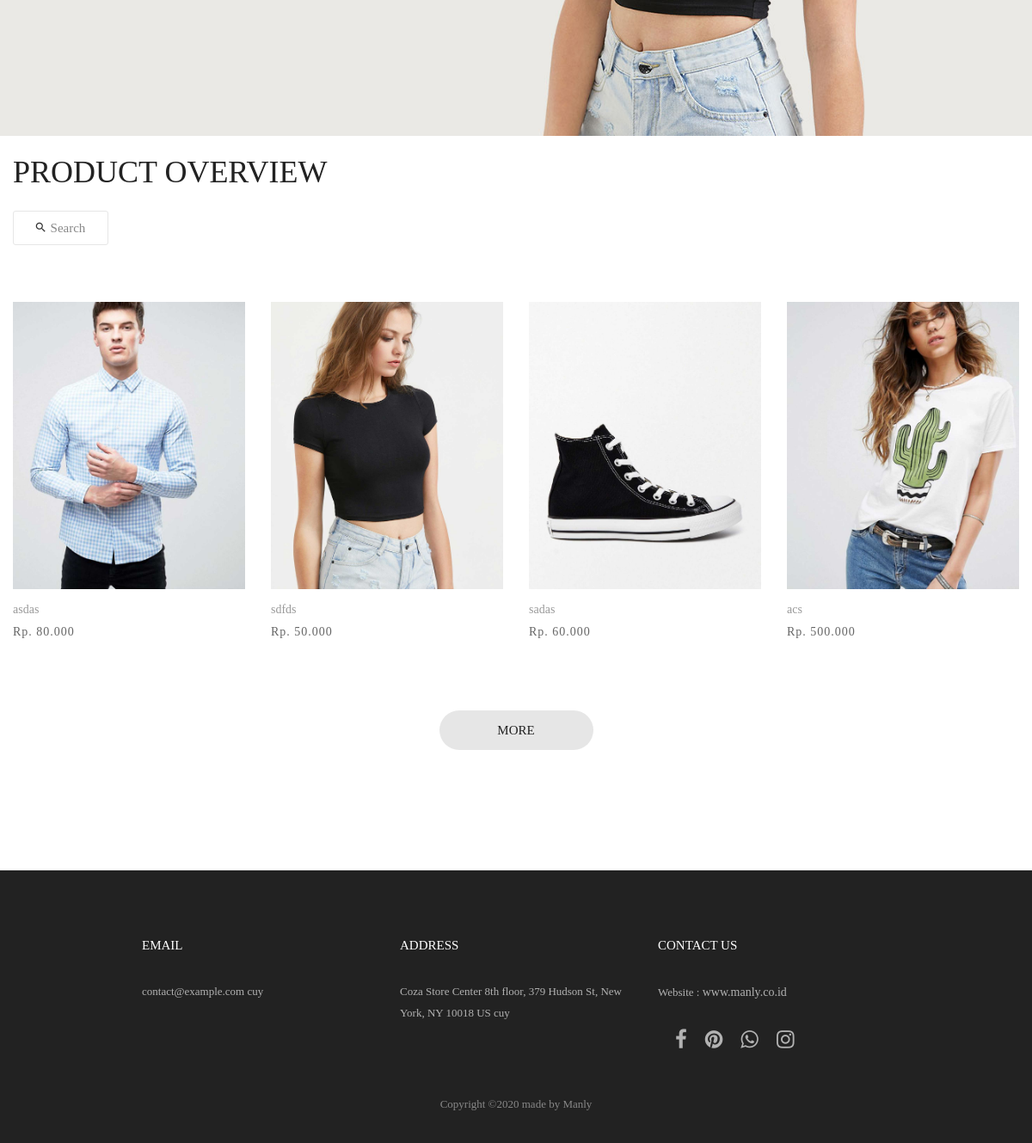
Before: / (lower part) with the older database file.
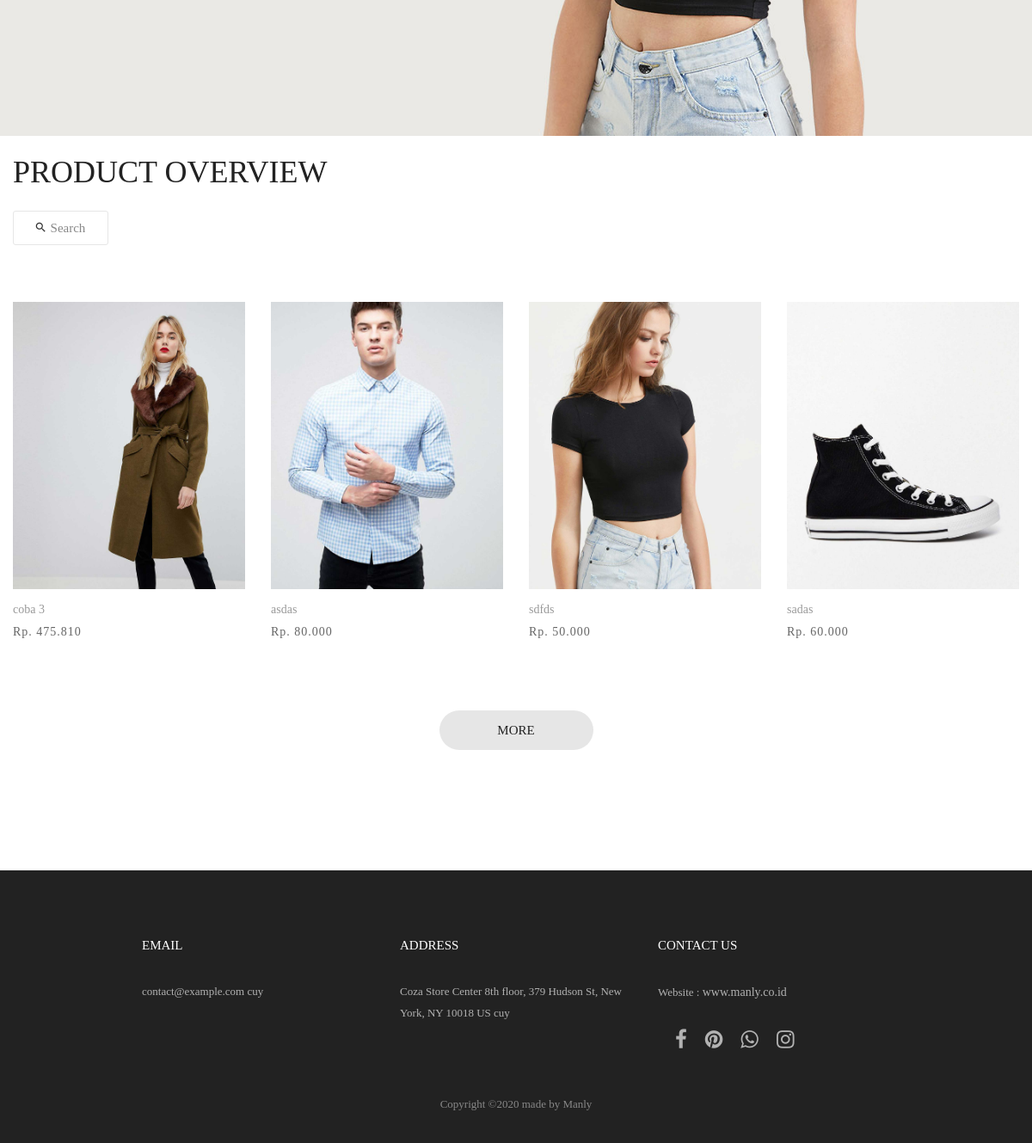
After: the same page with the newer database file.
### tables this page shows
CREATE TABLE `tb_produk` (
  `id_produk` int(11) NOT NULL,
  `tanggal_post` timestamp NOT NULL DEFAULT current_timestamp() ON UPDATE current_timestamp(),
  `nama_produk` varchar(100) NOT NULL,
  `harga_produk` int(11) NOT NULL,
  `deskripsi_produk` text NOT NULL,
  `stok_produk` int(11) NOT NULL,
  `foto_produk` varchar(40) NOT NULL
);

### application/controllers/Home.php (called while the page is built, shortened)
<?php
class Home extends CI_Controller {
	function __construct(){
    $this->load->model('Backend/M_produk');
    $this->load->model('Backend/M_kontak');
	}
	public function index()
	{
		$home = $this->db->get('tb_home',1)->row();
		$x['caption_1'] = $home->caption_1;
		$x['caption_2'] = $home->caption_2;
		$x['caption_3'] = $home->caption_3;
		$x['image_slider_1'] = $home->image_slider_1;
		$x['image_slider_2'] = $home->image_slider_2;
		$x['image_slider_3'] = $home->image_slider_3;
    $x['favicon'] = $home->favicon;
    $x['logo_header'] = $home->logo_header;
    $kontak = $this->db->get('tb_kontak',1)->row();
    $x['alamat'] = $kontak->alamat;
    $x['no_hp'] = $kontak->no_hp;
    $x['email'] = $kontak->email;
    $config['base_url'] = site_url('shop/index');
    $config['total_rows'] = $this->db->count_all('tb_produk');
    $config['per_page'] = 4;
    $config["uri_segment"] = 3;
    $choice = $config["total_rows"] / $config["per_page"];
    $config["num_links"] = floor($choice);
    $config['first_link']       = 'First';
    $config['last_link']        = 'Last';
    $config['next_link']        = 'Next';
    $config['prev_link']        = 'Prev';
    $config['full_tag_open']    = '<ul class="pagination justify-content-center">';
    $config['full_tag_close']   = '</ul>';
    $config['num_tag_open']     = '<li class="page-item"><span class="page-link">';
    $config['num_tag_close']    = '</span></li>';
    $config['cur_tag_open']     = '<li class="page-item active"><span class="page-link">';
    $config['cur_tag_close']    = '<span class="sr-only">(current)</span></span></li>';
    $config['next_tag_open']    = '<li class="page-item"><span class="page-link">';
    $config['next_tagl_close']  = '<span aria-hidden="true">&raquo;</span></span></li>';
    $config['prev_tag_open']    = '<li class="page-item"><span class="page-link">';
    $config['prev_tagl_close']  = '</span>Next</li>';
    $config['first_tag_open']   = '<li class="page-item"><span class="page-link">';
    $config['first_tagl_close'] = '</span></li>';
    $config['last_tag_open']    = '<li class="page-item"><span class="page-link">';
    $config['last_tagl_close']  = '</span></li>';
    $this->pagination->initialize($config);
    $x['page'] = ($this->uri->segment(3)) ? $this->uri->segment(3) : 0;
    $x['data'] = $this->M_produk->get_produk_list($config["per_page"], $x['page']);
    $x['pagination'] = $this->pagination->create_links();
		$this->load->view('Frontend/index.php',$x);
		$this->load->view('Frontend/templates/footer.php');
	}
}

### index.php (called while the page is built, shortened)
<?php
require_once BASEPATH.'core/CodeIgniter.php';

### application/models/Backend/M_produk.php (called while the page is built, shortened)
<?php
class M_produk extends CI_Model{
	function get_produk_list($limit, $start){
		$this->db->select ('*');
    $this->db->from ('tb_produk');
    $this->db->order_by('tanggal_post', 'DESC');
    $this->db->limit($limit, $start);
    $query = $this->db->get();
    return $query;
  }
}

### application/views/Frontend/index.php (the view, shortened to what the changed rows need)
<!DOCTYPE html>
<html lang="en">
<head>
  <link rel="stylesheet" type="text/css" href="<?php echo base_url('assets/front/vendor/bootstrap/css/bootstrap.min.css')?>">
  <link rel="stylesheet" type="text/css" href="<?php echo base_url('assets/front/fonts/font-awesome-4.7.0/css/font-awesome.min.css')?>">
  <link rel="stylesheet" type="text/css" href="<?php echo base_url('assets/front/fonts/iconic/css/material-design-iconic-font.min.css')?>">
  <link rel="stylesheet" type="text/css" href="<?php echo base_url('assets/front/fonts/linearicons-v1.0.0/icon-font.min.css')?>">
  <link rel="stylesheet" type="text/css" href="<?php echo base_url('assets/front/vendor/animate/animate.css')?>">
  <link rel="stylesheet" type="text/css" href="<?php echo base_url('assets/front/vendor/css-hamburgers/hamburgers.min.css')?>">
  <link rel="stylesheet" type="text/css" href="<?php echo base_url('assets/front/vendor/animsition/css/animsition.min.css')?>">
  <link rel="stylesheet" type="text/css" href="<?php echo base_url('assets/front/vendor/select2/select2.min.css')?>">
  <link rel="stylesheet" type="text/css" href="<?php echo base_url('assets/front/vendor/daterangepicker/daterangepicker.css')?>">
  <link rel="stylesheet" type="text/css" href="<?php echo base_url('assets/front/vendor/slick/slick.css')?>">
  <link rel="stylesheet" type="text/css" href="<?php echo base_url('assets/front/vendor/MagnificPopup/magnific-popup.css')?>">
  <link rel="stylesheet" type="text/css" href="<?php echo base_url('assets/front/vendor/perfect-scrollbar/perfect-scrollbar.css')?>">
  <link rel="stylesheet" type="text/css" href="<?php echo base_url('assets/front/css/util.css')?>">
  <link rel="stylesheet" type="text/css" href="<?php echo base_url('assets/front/css/main.css')?>">
</head>
<body class="animsition">
  <section class="bg0 p-t-23 p-b-140">
    <div class="container">
      <div class="row isotope-grid">
        <?php foreach ($data->result() as $row):?>
        <div class="col-sm-6 col-md-4 col-lg-3 p-b-35 isotope-item women">
          <div class="block2">
            <div class="block2-pic hov-img0">
              <img src="<?php echo base_url().'assets/images/produk/'.$row->foto_produk;?>" alt="IMG-PRODUCT">
            </div>
            <div class="block2-txt flex-w flex-t p-t-14">
              <div class="block2-txt-child1 flex-col-l ">
                <a href="<?php echo site_url('Shop/detail/'.$row->id_produk);?>" class="stext-104 cl4 hov-cl1 trans-04 js-name-b2 p-b-6">
                  <?php echo $row->nama_produk;?>
                </a>
                <span class="stext-105 cl3">
                  <?php $angka = $row->harga_produk;
                    echo 'Rp. '. number_format($angka, 0, '', '.');
                  ?>
                </span>
              </div>
              <div class="block2-txt-child2 flex-r p-t-3">
              </div>
            </div>
          </div>
        </div>
        <?php endforeach; ?>
      </div>
    </div>
  </section>

Changed rows visible on the page:
no longer on this page (row unchanged): tb_produk: foto_produk (picture), nama_produk "acs", harga_produk "500.000"
now on this page (row edited): tb_produk: foto_produk (picture), nama_produk "coba 3", harga_produk "475.810"
